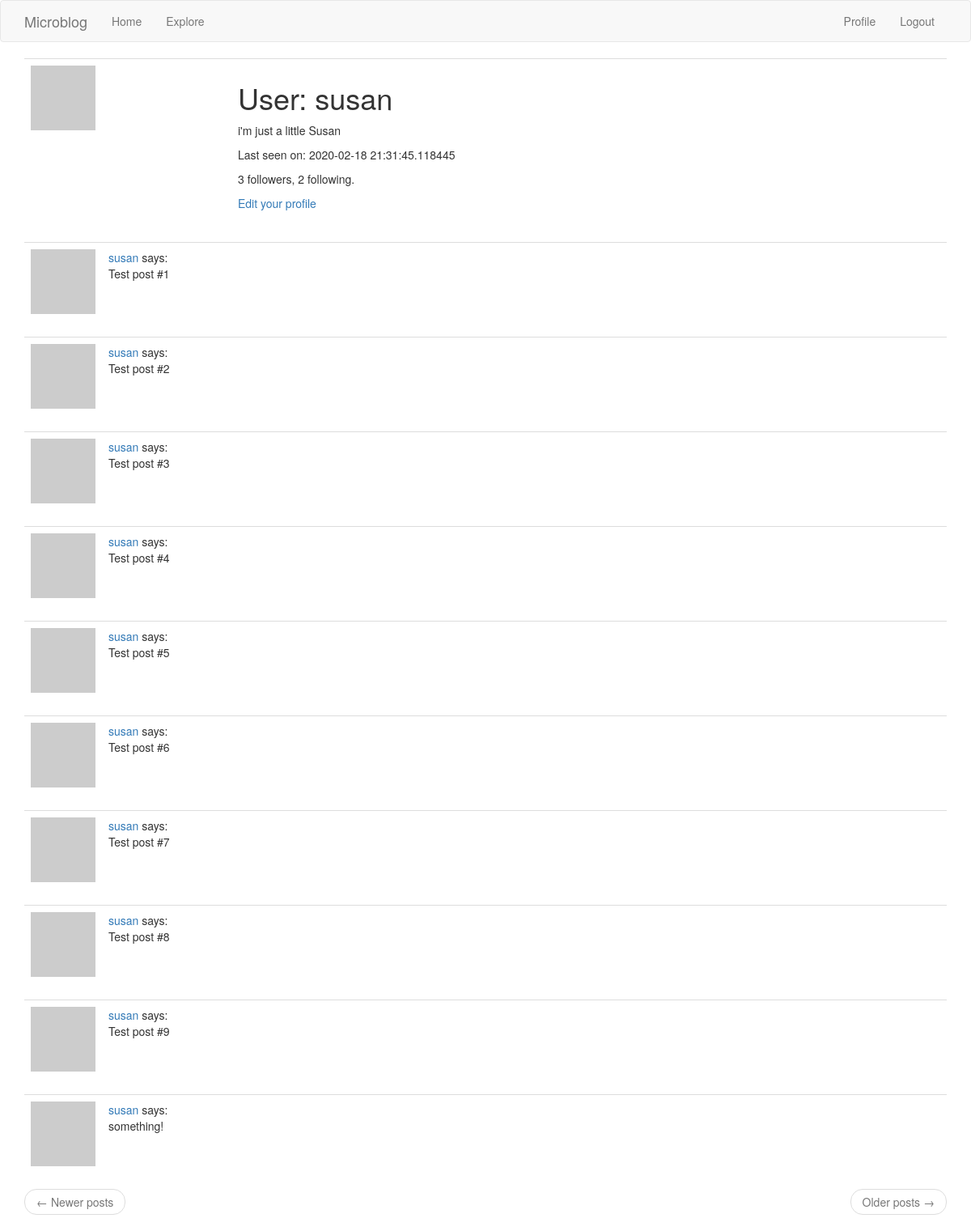
Page /user/susan (signed in) on the committed database.
### app/models.py (models this page shows, shortened)
class User(UserMixin, db.Model):
    id = db.Column(db.Integer, primary_key=True)
    username = db.Column(db.String(64), index=True, unique=True)
    email = db.Column(db.String(120), index=True, unique=True)
    password_hash = db.Column(db.String(128))
    posts = db.relationship('Post', backref='author', lazy='dynamic')
    about_me = db.Column(db.String(140))
    last_seen = db.Column(db.DateTime, default=datetime.utcnow)
    followed = db.relationship(
        'User', secondary='followers',
        primaryjoin=(followers.c.follower_id == id),
        secondaryjoin=(followers.c.followed_id == id),
        backref=db.backref('followers', lazy='dynamic'), lazy='dynamic')
    def avatar(self, size):
        digest = md5(self.email.lower().encode('utf-8')).hexdigest()
        return f'https://www.gravatar.com/avatar/{digest}?d=identicon&s={size}'

class Post(db.Model):
    id = db.Column(db.Integer, primary_key=True)
    body = db.Column(db.String(140))
    timestamp = db.Column(db.DateTime, index=True, default=datetime.utcnow)
    user_id = db.Column(db.Integer, db.ForeignKey('user.id'))

### app/routes.py (the view)
@app.route('/user/<username>')
@login_required
def user(username):
    page = request.args.get('page', 1, type=int)
    user = User.query.filter_by(username=username).first_or_404()
    posts = user.posts.paginate(
        page, app.config['POSTS_PER_PAGE'], False)
    next_url = url_for('user', username=user.username, page=posts.next_num) \
        if posts.has_next else None
    prev_url = url_for('user', username=user.username, page=posts.prev_num) \
        if posts.has_prev else None
    about_me = user.about_me
    return render_template(
        'user.html',
        user=user,
        posts=posts.items,
        next_url=next_url,
        prev_url=prev_url)

### app/models.py (called while the page is built)
@login.user_loader
def load_user(id):
    return User.query.get(int(id))

### app/routes.py (called while the page is built)
@app.before_request
def before_request():
    if current_user.is_authenticated:
        current_user.last_seen = datetime.utcnow()
        db.session.commit()

### app/templates/user.html
{% extends "base.html" %}
{% block app_content %}
    <table class="table table-hover">
        <tr>
            <td width="256px"><img src="{{ user.avatar(256) }}"></td>
            <td>
                <h1>User: {{ user.username }}</h1>
                {% if user.about_me %}<p>{{ user.about_me }}</p>{% endif %}
                {% if user.last_seen %}<p>Last seen on: {{ user.last_seen }}</p>{% endif %}
                <p>{{ user.followers.count() }} followers, {{ user.followed.count() }} following.</p>
                {% if user == current_user %}
                <p><a href="{{ url_for('edit_profile') }}">Edit your profile</a></p>
                {% elif not current_user.is_following(user) %}
                <p><a href="{{ url_for('follow', username=user.username) }}">Follow</a></p>
                {% else %}
                <p><a href="{{ url_for('unfollow', username=user.username) }}">Unfollow</a></p>
                {% endif %}
            </td>
        </tr>
    </table>
    {% for post in posts %}
        {% include '_post.html' %}
    {% endfor %}
    <nav aria-label="...">
        <ul class="pager">
            <li class="previous{% if not prev_url %} disabled{% endif %}">
                <a href="{{ prev_url or '#' }}">
                    <span aria-hidden="true">&larr;</span> Newer posts
                </a>
            </li>
            <li class="next{% if not next_url %} disabled{% endif %}">
                <a href="{{ next_url or '#' }}">
                    Older posts <span aria-hidden="true">&rarr;</span>
                </a>
            </li>
        </ul>
    </nav>
{% endblock %}

### app/templates/_post.html
    <table class="table table-hover">
        <tr>
            <td width="70px">
                <a href="{{ url_for('user', username=post.author.username) }}">
                    <img src="{{ post.author.avatar(70) }}" />
                </a>
            </td>
            <td>
                <a href="{{ url_for('user', username=post.author.username) }}">
                    {{ post.author.username }}
                </a>
                says:
                <br>
                {{ post.body }}
            </td>
        </tr>
    </table>

### rows in the picture
User: username "susan", about_me "i'm just a little Susan", last_seen "2020-02-18 21:31:45.118445"
Post: author.username "susan", body "Test post #1"
Post: author.username "susan", body "Test post #2"
Post: author.username "susan", body "Test post #3"
Post: author.username "susan", body "Test post #4"
Post: author.username "susan", body "Test post #5"
Post: author.username "susan", body "Test post #6"
Post: author.username "susan", body "Test post #7"
Post: author.username "susan", body "Test post #8"
Post: author.username "susan", body "Test post #9"
Post: author.username "susan", body "something!"

### other values in the picture
{{ user.followers.count() }} "3"
{{ user.followed.count() }} "2"
